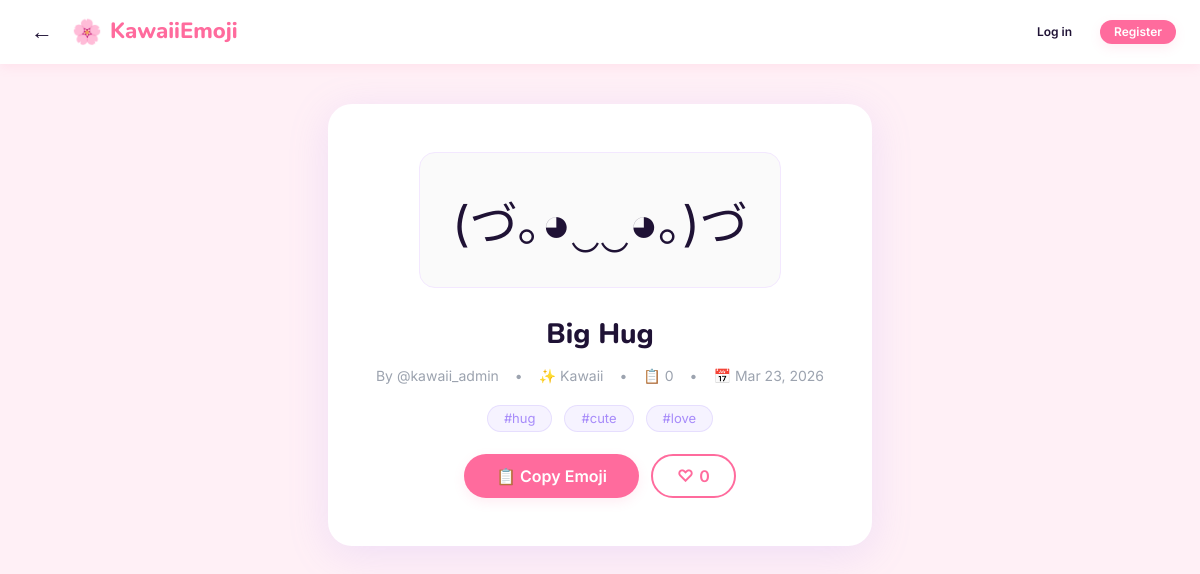
The app's page /app/emoji.php?id=1 with its own data.
### tables this page shows
CREATE TABLE emojis (
    id           INT AUTO_INCREMENT PRIMARY KEY,
    symbol       TEXT         NOT NULL,
    name         VARCHAR(100) NOT NULL,
    category     VARCHAR(50)  NOT NULL,
    tags         VARCHAR(255),
    description  TEXT,
    is_anonymous TINYINT(1)   DEFAULT 0,
    user_id      INT,
    downloads    INT          DEFAULT 0,
    likes        INT          DEFAULT 0,
    created_at   TIMESTAMP    DEFAULT CURRENT_TIMESTAMP,
    FOREIGN KEY (user_id) REFERENCES users(id) ON DELETE SET NULL
) DEFAULT CHARSET=utf8mb4 COLLATE=utf8mb4_unicode_ci;

CREATE TABLE users (
    id          INT AUTO_INCREMENT PRIMARY KEY,
    username    VARCHAR(50)  NOT NULL UNIQUE,
    email       VARCHAR(100) NOT NULL UNIQUE,
    password    VARCHAR(255) NOT NULL,
    created_at  TIMESTAMP DEFAULT CURRENT_TIMESTAMP
) DEFAULT CHARSET=utf8mb4 COLLATE=utf8mb4_unicode_ci;

CREATE TABLE emoji_categories (
    slug        VARCHAR(80) PRIMARY KEY,
    emoji       VARCHAR(16) NOT NULL,
    name        VARCHAR(50) NOT NULL UNIQUE,
    is_default  TINYINT(1)  NOT NULL DEFAULT 0,
    created_by  INT NULL,
    created_at  TIMESTAMP   DEFAULT CURRENT_TIMESTAMP,
    FOREIGN KEY (created_by) REFERENCES users(id) ON DELETE SET NULL
) DEFAULT CHARSET=utf8mb4 COLLATE=utf8mb4_unicode_ci;

### app/categories.php (called while the page is built, shortened)
<?php
function categoriesTableExists(PDO $pdo): bool
{
    static $exists = null;
    try {
        $stmt = $pdo->query("SHOW TABLES LIKE 'emoji_categories'");
        $exists = (bool) $stmt->fetchColumn();
    } catch (PDOException $e) {
        $exists = false;
    }
    return $exists;
}
function buildCategoryLabel(array $category): string
{
    $emoji = trim((string) ($category['emoji'] ?? ''));
    $name = trim((string) ($category['name'] ?? ''));
    return trim($emoji . ' ' . $name);
}
function getCategoryBySlug(PDO $pdo, string $slug): ?array
{
    if (!categoriesTableExists($pdo)) {
        foreach (getFallbackCategories() as $category) {
            if ($category['slug'] === $slug) {
                return $category;
            }
        }
        return null;
    }
    $stmt = $pdo->prepare('SELECT slug, emoji, name, is_default FROM emoji_categories WHERE slug = ? LIMIT 1');
    $stmt->execute([$slug]);
    $category = $stmt->fetch();
    return $category ?: null;
}

### app/emoji.php (the view, shortened to what this page needs)
<?php
require_once 'db.php';
require_once 'categories.php';
$stmt = $pdo->prepare("
    SELECT e.*, u.username
    FROM emojis e
    LEFT JOIN users u ON e.user_id = u.id
    WHERE e.id = ?
");
$stmt->execute([$_GET['id']]);
$emoji = $stmt->fetch();
$author = $emoji['is_anonymous'] ? 'Anonymous' : '@' . ($emoji['username'] ?? 'unknown');
$tags = $emoji['tags'] ? explode(',', $emoji['tags']) : [];
$category = getCategoryBySlug($pdo, $emoji['category']);
$category_label = $category ? buildCategoryLabel($category) : $emoji['category'];
$user_liked = false;
?>
<!DOCTYPE html>
<html lang="en">
<head>
    <link rel="stylesheet" href="/assets/css/style.css">
</head>
<body>
    <header class="header">
        <div class="header-inner">
            <div class="header-left">
                <a href="/" class="back-arrow" aria-label="Back to gallery">←</a>
                <a href="/" class="logo">
                    <span class="logo-icon">🌸</span>
                    <span>KawaiiEmoji</span>
                </a>
            </div>
            <div class="header-actions">
                <?php if (isset($_SESSION['user_id'])): ?>
                <a href="/profile.php?id=<?= $_SESSION['user_id'] ?>" class="btn btn-ghost btn-sm">👤 Profile</a>
                <a href="/upload.php" class="btn btn-primary btn-sm">Upload ✨</a>
                <a href="/api/auth.php?action=logout" class="btn btn-ghost btn-sm">Logout</a>
                <?php else: ?>
                <a href="/login.php" class="btn btn-ghost btn-sm">Log in</a>
                <a href="/register.php" class="btn btn-primary btn-sm">Register</a>
                <?php endif; ?>
            </div>
        </div>
    </header>
    <main class="emoji-detail">
        <div class="emoji-detail-card">
            <div class="emoji-large"><?= htmlspecialchars($emoji['symbol']) ?></div>
            <h1><?= htmlspecialchars($emoji['name']) ?></h1>
            <div class="detail-meta">
                <span>By <?= htmlspecialchars($author) ?></span>
                <span>•</span>
                <span><?= htmlspecialchars($category_label) ?></span>
                <span>•</span>
                <span>📋 <span class="copy-count"
                        data-id="<?= $emoji['id'] ?>"><?= number_format($emoji['downloads']) ?></span></span>
                <span>•</span>
                <span>📅 <?= date('M j, Y', strtotime($emoji['created_at'])) ?></span>
            </div>
            <?php if (!empty($tags)): ?>
            <div class="detail-tags">
                <?php foreach ($tags as $tag): ?>
                <a href="/?q=%23<?= urlencode(trim($tag)) ?>" class="tag">#<?= htmlspecialchars(trim($tag)) ?></a>
                <?php endforeach; ?>
            </div>
            <?php endif; ?>
            <div class="detail-actions">
                <button class="btn btn-primary btn-copy" style="padding: 12px 32px; font-size: 16px;"
                    data-symbol="<?= htmlspecialchars($emoji['symbol'], ENT_QUOTES) ?>" data-id="<?= $emoji['id'] ?>">
                    📋 Copy Emoji
                </button>
                <button class="btn btn-secondary btn-like<?= $user_liked ? ' liked' : '' ?>"
                    style="padding: 12px 24px; font-size: 16px;" data-id="<?= $emoji['id'] ?>">
                    <span class="like-icon"><?= $user_liked ? '♥' : '♡' ?></span> <span
                        class="like-count"><?= number_format($emoji['likes']) ?></span>
                </button>
            </div>
        </div>
    </main>
</body>
</html>

### assets/css/style.css (style rules this page uses)
:root { --primary: #FF6B9D; --primary-hover: #FF5C91; --primary-active: #E8527F; --secondary: #A78BFA; --accent: #FCD34D; --bg: #FFF0F6; --surface: #FFFFFF; --text: #1F1235; --text-muted: #9CA3AF; --error: #F87171; --success: #34D399; --border: #E5E7EB; --border-light: #F3E8FF; --shadow-pink: rgba(255, 107, 157, 0.12); --shadow-lavender: rgba(167, 139, 250, 0.18); --radius-card: 16px; --radius-input: 12px; --radius-pill: 999px; --radius-large: 24px; }
*, *::before, *::after { box-sizing: border-box; margin: 0; padding: 0; }
html { scroll-behavior: smooth; }
body { font-family: 'Inter', sans-serif; font-size: 14px; color: var(--text); background: var(--bg); line-height: 1.6; min-height: 100vh; display: flex; flex-direction: column; animation: pageFadeIn 0.35s ease both; }
h1, h2, h3, h4, h5, h6 { font-family: 'Nunito', sans-serif; font-weight: 800; }
a { color: var(--primary); text-decoration: none; transition: color 0.2s; }
.header { background: var(--surface); box-shadow: 0 2px 12px var(--shadow-pink); height: 64px; display: flex; align-items: center; padding: 0 24px; position: sticky; top: 0; z-index: 100; }
.header-inner { max-width: 1280px; width: 100%; margin: 0 auto; display: flex; align-items: center; justify-content: space-between; gap: 16px; }
.header-left { display: flex; align-items: center; gap: 12px; }
.back-arrow { font-size: 22px; color: var(--text); text-decoration: none; display: flex; align-items: center; justify-content: center; width: 36px; height: 36px; border-radius: 50%; transition: background 0.2s, color 0.2s; }
.logo { display: flex; align-items: center; gap: 8px; font-family: 'Nunito', sans-serif; font-size: 22px; font-weight: 800; color: var(--primary); white-space: nowrap; }
.logo-icon { font-size: 24px; }
.header-actions { display: flex; align-items: center; gap: 12px; white-space: nowrap; }
.btn { display: inline-flex; align-items: center; justify-content: center; gap: 6px; padding: 10px 24px; border: none; border-radius: var(--radius-pill); font-family: 'Inter', sans-serif; font-size: 14px; font-weight: 600; cursor: pointer; transition: all 0.2s ease; text-decoration: none; line-height: 1; }
.btn-primary { background: var(--primary); color: #fff; box-shadow: 0 4px 12px var(--shadow-pink); }
.btn-secondary { background: transparent; color: var(--primary); border: 2px solid var(--primary); }
.btn-ghost { background: transparent; color: var(--text); border: 2px solid transparent; }
.btn-sm { padding: 6px 14px; font-size: 12px; }
.emoji-detail { max-width: 640px; margin: 40px auto; padding: 0 24px; }
.emoji-detail-card { background: var(--surface); border-radius: var(--radius-large); padding: 48px; box-shadow: 0 8px 40px var(--shadow-lavender); text-align: center; }
.emoji-detail .emoji-large { font-size: 48px; padding: 32px; background: #FAFAFA; border: 1px solid var(--border-light); border-radius: var(--radius-card); margin-bottom: 24px; display: inline-block; min-width: 200px; max-width: 100%; overflow-wrap: anywhere; word-wrap: break-word; line-height: normal; }
.emoji-detail h1 { font-size: 28px; margin-bottom: 8px; }
.emoji-detail .detail-meta { color: var(--text-muted); font-size: 14px; margin-bottom: 16px; display: flex; gap: 16px; justify-content: center; flex-wrap: wrap; }
.detail-tags { display: flex; gap: 8px; justify-content: center; flex-wrap: wrap; margin-bottom: 20px; }
.tag, a.tag, span.tag { background: rgba(167, 139, 250, 0.1) !important; border: 1px solid rgba(167, 139, 250, 0.2) !important; border-radius: 20px !important; padding: 6px 16px; font-size: 13px; color: var(--secondary); transition: all 0.2s ease; text-decoration: none !important; cursor: pointer; line-height: 1; display: inline-flex; align-items: center; justify-content: center; margin: 2px; }
.emoji-detail .detail-actions { display: flex; gap: 12px; justify-content: center; flex-wrap: wrap; }

### records on screen
emojis: symbol "(づ｡◕‿‿◕｡)づ", name "Big Hug", is_anonymous.username "@kawaii_admin", downloads "0", created_at "Mar 23, 2026", tags "hug", tags "cute", tags "love", likes "0"
emoji_categories: category_label "✨ Kawaii"
